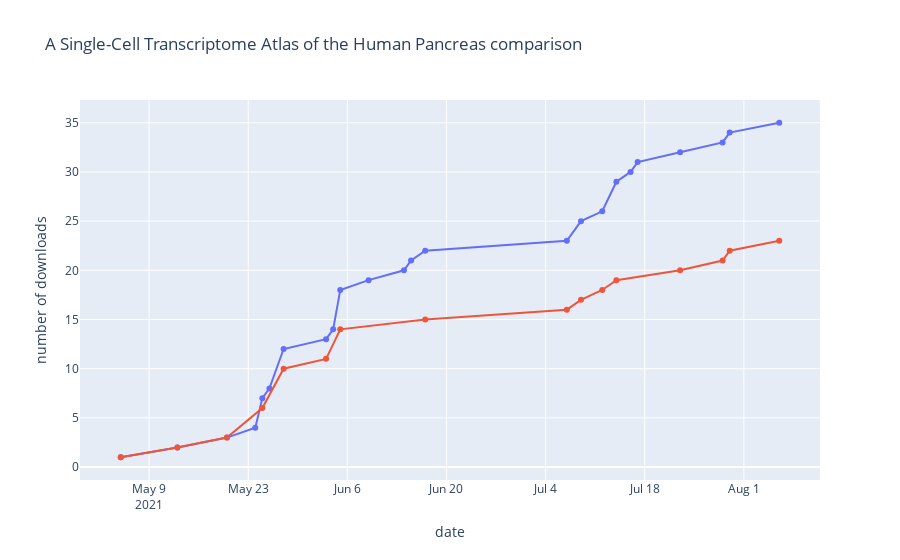
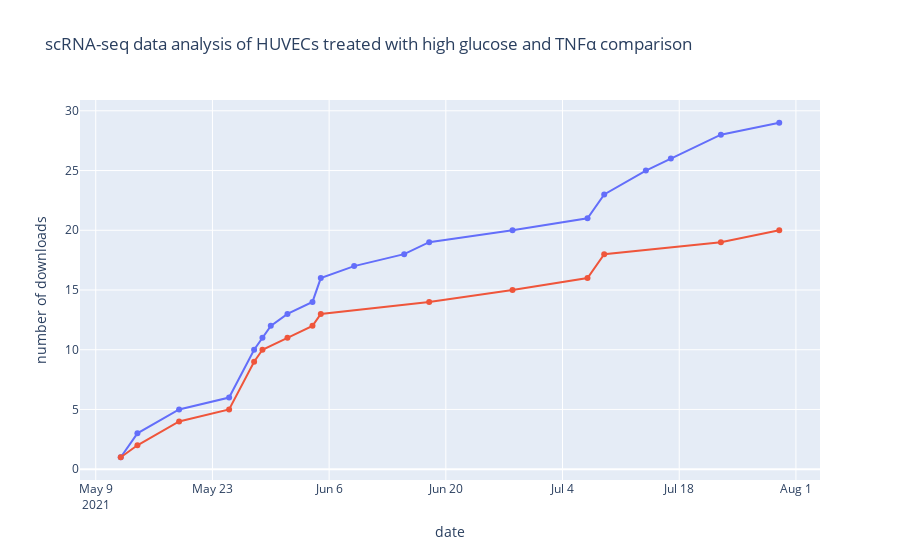
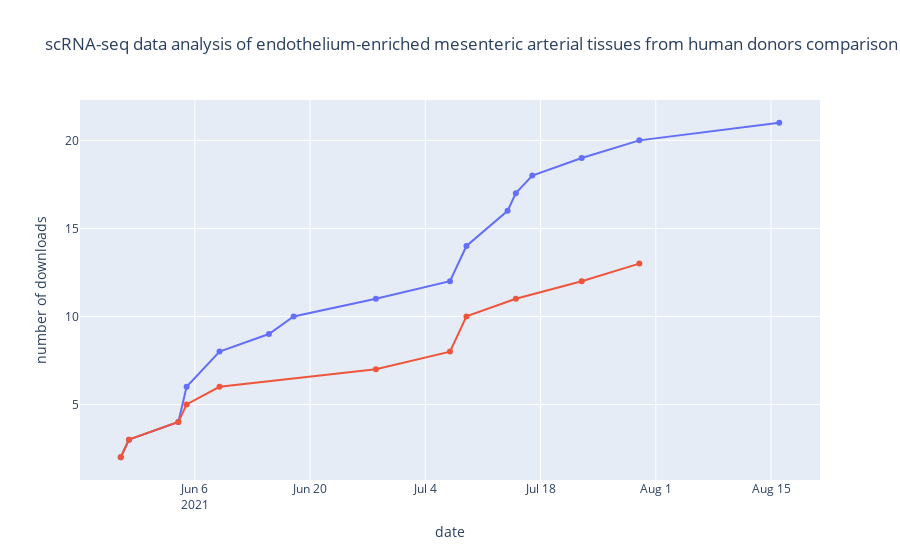
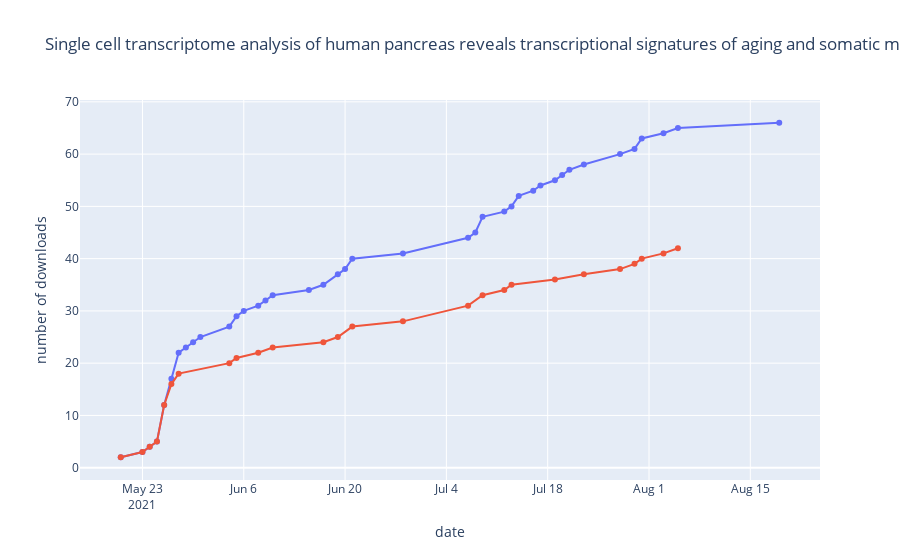

The cell these charts' notebook holds for them, in order:
### Code cell
post_apr_day = combined[combined['dataset_dt'] > '2021-04-23']
post_apr_day = post_apr_day[['dataset_id', 'dataset_name']].drop_duplicates().reset_index(drop = True)

for i in range(len(post_apr_day)):
    dataset_download_comparison(post_apr_day['dataset_id'].iloc[i], post_apr_day['dataset_name'].iloc[i])

### Figure 1 — Plotly figure (JSON) as saved in the notebook; plotly's stock layout.template omitted (floating-point values rounded to 4 significant figures)
{"data": [{"hovertemplate": "<i>Date</i>: %{x}<br>Downloads</i>: %{y}<br><br>%{text}</i>", "mode": "lines+markers", "text": ["unique daily downloads", "unique daily downloads", "unique daily downloads", "unique daily downloads", "unique daily downloads", "unique daily downloads", "unique daily downloads", "unique daily downloads", "unique daily downloads", "unique daily downloads", "unique daily downloads", "unique daily downloads", "unique daily downloads", "unique daily downloads", "unique daily downloads", "unique daily downloads", "unique daily downloads", "unique daily downloads", "unique daily downloads", "unique daily downloads", "unique daily downloads", "unique daily downloads", "unique daily downloads", "unique daily downloads"], "type": "scatter", "x": ["2021-05-05", "2021-05-13", "2021-05-20", "2021-05-24", "2021-05-25", "2021-05-26", "2021-05-28", "2021-06-03", "2021-06-04", "2021-06-05", "2021-06-09", "2021-06-14", "2021-06-15", "2021-06-17", "2021-07-07", "2021-07-09", "2021-07-12", "2021-07-14", "2021-07-16", "2021-07-17", "2021-07-23", "2021-07-29", "2021-07-30", "2021-08-06"], "y": [1, 2, 3, 4, 7, 8, 12, 13, 14, 18, 19, 20, 21, 22, 23, 25, 26, 29, 30, 31, 32, 33, 34, 35]}, {"hovertemplate": "<i>Date</i>: %{x}<br>Downloads</i>: %{y}<br><br>%{text}</i>", "mode": "lines+markers", "text": ["first download", "first download", "first download", "first download", "first download", "first download", "first download", "first download", "first download", "first download", "first download", "first download", "first download", "first download", "first download", "first download"], "type": "scatter", "x": ["2021-05-05", "2021-05-13", "2021-05-20", "2021-05-25", "2021-05-28", "2021-06-03", "2021-06-05", "2021-06-17", "2021-07-07", "2021-07-09", "2021-07-12", "2021-07-14", "2021-07-23", "2021-07-29", "2021-07-30", "2021-08-06"], "y": [1, 2, 3, 6, 10, 11, 14, 15, 16, 17, 18, 19, 20, 21, 22, 23]}], "layout": {"showlegend": false, "title": {"text": "A Single-Cell Transcriptome Atlas of the Human Pancreas comparison"}, "xaxis": {"title": {"text": "date"}}, "yaxis": {"title": {"text": "number of downloads"}}}}

### Figure 2 — Plotly figure (JSON) as saved in the notebook; plotly's stock layout.template omitted (floating-point values rounded to 4 significant figures)
{"data": [{"hovertemplate": "<i>Date</i>: %{x}<br>Downloads</i>: %{y}<br><br>%{text}</i>", "mode": "lines+markers", "text": ["unique daily downloads", "unique daily downloads", "unique daily downloads", "unique daily downloads", "unique daily downloads", "unique daily downloads", "unique daily downloads", "unique daily downloads", "unique daily downloads", "unique daily downloads", "unique daily downloads", "unique daily downloads", "unique daily downloads", "unique daily downloads", "unique daily downloads", "unique daily downloads", "unique daily downloads", "unique daily downloads", "unique daily downloads", "unique daily downloads"], "type": "scatter", "x": ["2021-05-12", "2021-05-14", "2021-05-19", "2021-05-25", "2021-05-28", "2021-05-29", "2021-05-30", "2021-06-01", "2021-06-04", "2021-06-05", "2021-06-09", "2021-06-15", "2021-06-18", "2021-06-28", "2021-07-07", "2021-07-09", "2021-07-14", "2021-07-17", "2021-07-23", "2021-07-30"], "y": [1, 3, 5, 6, 10, 11, 12, 13, 14, 16, 17, 18, 19, 20, 21, 23, 25, 26, 28, 29]}, {"hovertemplate": "<i>Date</i>: %{x}<br>Downloads</i>: %{y}<br><br>%{text}</i>", "mode": "lines+markers", "text": ["first download", "first download", "first download", "first download", "first download", "first download", "first download", "first download", "first download", "first download", "first download", "first download", "first download", "first download", "first download"], "type": "scatter", "x": ["2021-05-12", "2021-05-14", "2021-05-19", "2021-05-25", "2021-05-28", "2021-05-29", "2021-06-01", "2021-06-04", "2021-06-05", "2021-06-18", "2021-06-28", "2021-07-07", "2021-07-09", "2021-07-23", "2021-07-30"], "y": [1, 2, 4, 5, 9, 10, 11, 12, 13, 14, 15, 16, 18, 19, 20]}], "layout": {"showlegend": false, "title": {"text": "scRNA-seq data analysis of HUVECs treated with high glucose and TNFα comparison"}, "xaxis": {"title": {"text": "date"}}, "yaxis": {"title": {"text": "number of downloads"}}}}

### Figure 3 — Plotly figure (JSON) as saved in the notebook; plotly's stock layout.template omitted (floating-point values rounded to 4 significant figures)
{"data": [{"hovertemplate": "<i>Date</i>: %{x}<br>Downloads</i>: %{y}<br><br>%{text}</i>", "mode": "lines+markers", "text": ["unique daily downloads", "unique daily downloads", "unique daily downloads", "unique daily downloads", "unique daily downloads", "unique daily downloads", "unique daily downloads", "unique daily downloads", "unique daily downloads", "unique daily downloads", "unique daily downloads", "unique daily downloads", "unique daily downloads", "unique daily downloads", "unique daily downloads", "unique daily downloads"], "type": "scatter", "x": ["2021-05-28", "2021-05-29", "2021-06-04", "2021-06-05", "2021-06-09", "2021-06-15", "2021-06-18", "2021-06-28", "2021-07-07", "2021-07-09", "2021-07-14", "2021-07-15", "2021-07-17", "2021-07-23", "2021-07-30", "2021-08-16"], "y": [2, 3, 4, 6, 8, 9, 10, 11, 12, 14, 16, 17, 18, 19, 20, 21]}, {"hovertemplate": "<i>Date</i>: %{x}<br>Downloads</i>: %{y}<br><br>%{text}</i>", "mode": "lines+markers", "text": ["first download", "first download", "first download", "first download", "first download", "first download", "first download", "first download", "first download", "first download", "first download"], "type": "scatter", "x": ["2021-05-28", "2021-05-29", "2021-06-04", "2021-06-05", "2021-06-09", "2021-06-28", "2021-07-07", "2021-07-09", "2021-07-15", "2021-07-23", "2021-07-30"], "y": [2, 3, 4, 5, 6, 7, 8, 10, 11, 12, 13]}], "layout": {"showlegend": false, "title": {"text": "scRNA-seq data analysis of endothelium-enriched mesenteric arterial tissues from human donors comparison"}, "xaxis": {"title": {"text": "date"}}, "yaxis": {"title": {"text": "number of downloads"}}}}

### Figure 4 — Plotly figure (JSON) as saved in the notebook; plotly's stock layout.template omitted (floating-point values rounded to 4 significant figures)
{"data": [{"hovertemplate": "<i>Date</i>: %{x}<br>Downloads</i>: %{y}<br><br>%{text}</i>", "mode": "lines+markers", "text": ["unique daily downloads", "unique daily downloads", "unique daily downloads", "unique daily downloads", "unique daily downloads", "unique daily downloads", "unique daily downloads", "unique daily downloads", "unique daily downloads", "unique daily downloads", "unique daily downloads", "unique daily downloads", "unique daily downloads", "unique daily downloads", "unique daily downloads", "unique daily downloads", "unique daily downloads", "unique daily downloads", "unique daily downloads", "unique daily downloads", "unique daily downloads", "unique daily downloads", "unique daily downloads", "unique daily downloads", "unique daily downloads", "unique daily downloads", "unique daily downloads", "unique daily downloads", "unique daily downloads", "unique daily downloads", "unique daily downloads", "unique daily downloads", "unique daily downloads", "unique daily downloads", "unique daily downloads", "unique daily downloads", "unique daily downloads", "unique daily downloads", "unique daily downloads", "unique daily downloads"], "type": "scatter", "x": ["2021-05-20", "2021-05-23", "2021-05-24", "2021-05-25", "2021-05-26", "2021-05-27", "2021-05-28", "2021-05-29", "2021-05-30", "2021-05-31", "2021-06-04", "2021-06-05", "2021-06-06", "2021-06-08", "2021-06-09", "2021-06-10", "2021-06-15", "2021-06-17", "2021-06-19", "2021-06-20", "2021-06-21", "2021-06-28", "2021-07-07", "2021-07-08", "2021-07-09", "2021-07-12", "2021-07-13", "2021-07-14", "2021-07-16", "2021-07-17", "2021-07-19", "2021-07-20", "2021-07-21", "2021-07-23", "2021-07-28", "2021-07-30", "2021-07-31", "2021-08-03", "2021-08-05", "2021-08-19"], "y": [2, 3, 4, 5, 12, 17, 22, 23, 24, 25, 27, 29, 30, 31, 32, 33, 34, 35, 37, 38, 40, 41, 44, 45, 48, 49, 50, 52, 53, 54, 55, 56, 57, 58, 60, 61, 63, 64, 65, 66]}, {"hovertemplate": "<i>Date</i>: %{x}<br>Downloads</i>: %{y}<br><br>%{text}</i>", "mode": "lines+markers", "text": ["first download", "first download", "first download", "first download", "first download", "first download", "first download", "first download", "first download", "first download", "first download", "first download", "first download", "first download", "first download", "first download", "first download", "first download", "first download", "first download", "first download", "first download", "first download", "first download", "first download", "first download"], "type": "scatter", "x": ["2021-05-20", "2021-05-23", "2021-05-24", "2021-05-25", "2021-05-26", "2021-05-27", "2021-05-28", "2021-06-04", "2021-06-05", "2021-06-08", "2021-06-10", "2021-06-17", "2021-06-19", "2021-06-21", "2021-06-28", "2021-07-07", "2021-07-09", "2021-07-12", "2021-07-13", "2021-07-19", "2021-07-23", "2021-07-28", "2021-07-30", "2021-07-31", "2021-08-03", "2021-08-05"], "y": [2, 3, 4, 5, 12, 16, 18, 20, 21, 22, 23, 24, 25, 27, 28, 31, 33, 34, 35, 36, 37, 38, 39, 40, 41, 42]}], "layout": {"showlegend": false, "title": {"text": "Single cell transcriptome analysis of human pancreas reveals transcriptional signatures of aging and somatic mutation patterns comparison"}, "xaxis": {"title": {"text": "date"}}, "yaxis": {"title": {"text": "number of downloads"}}}}
